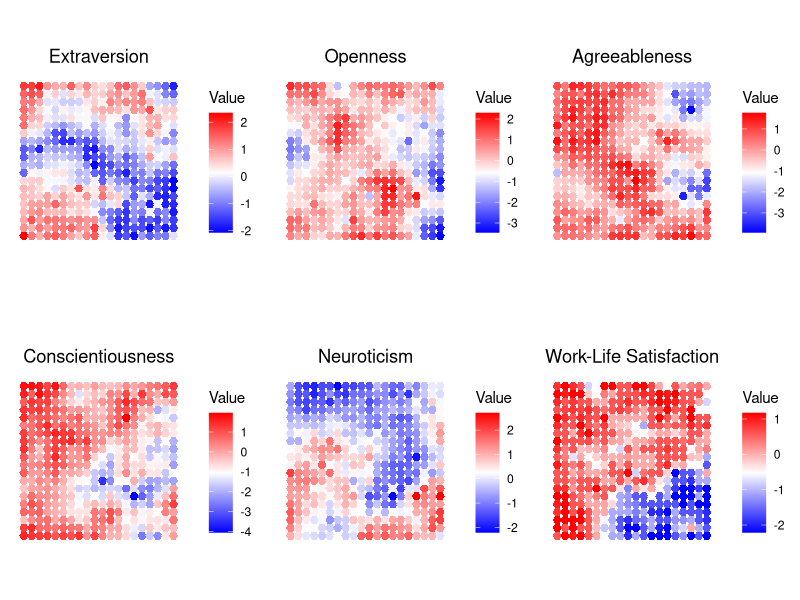
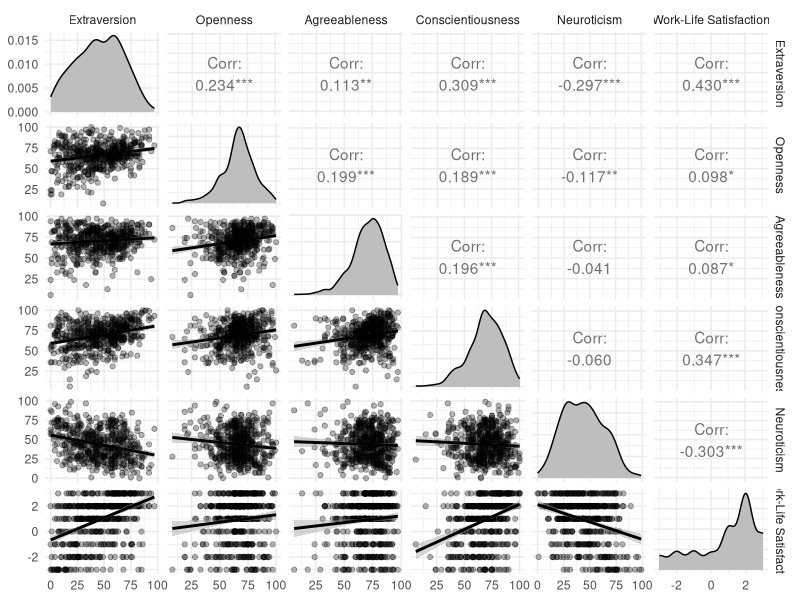

Write R code to recreate these figures, in order.
## ---- chunk 1

# loading necessary libraries
library(tidyverse)
library(kohonen)
library(gridExtra)

# uploading data
data <- readr::read_csv('big5_mbti-stlye_astrologicalSigns_enneagramTypes_outcome_variables.csv')

# data preparation
mydata <- data %>% 
  dplyr::select(contains("Big5"), outcome_SatisfiedWithWorkLife ) %>% 
  tidyr::drop_na() %>% 
  dplyr::rename(
    Extraversion = Big5_E,
    Openness = Big5_O,
    Agreeableness = Big5_A,
    Conscientiousness = Big5_C,
    Neuroticism = Big5_N,
    "Work-Life Satisfaction" = outcome_SatisfiedWithWorkLife
  )

# normalize the data
data_scaled <- mydata %>%
  dplyr::mutate(across(everything(), ~scale(.)))

# creating a matrix for SOM function
data_matrix <- as.matrix(data_scaled)
data_matrix <- apply(data_matrix, 2, as.numeric)

# keeping the original names of the vars
colnames(data_matrix) <- colnames(data_scaled)

# creating a SOM grid with hexagonal topology 20x20
som_grid <- kohonen::somgrid(xdim = 20, ydim = 20, topo = "hexagonal")

# training the SOM 
set.seed(2024)
som_model <- kohonen::som(
  data_matrix, 
  grid = som_grid, 
  rlen = 5000, 
  alpha = c(0.05, 0.01), 
  keep.data = TRUE
)

# plotting the SOM using ggplot
# SOM with hexagonal cells using ggplot

# function to create hexagonal coordinates
hex_coords <- function(x, y) {
  r <- 1 / sqrt(3)  # the radius of a hexagon
  angles <- seq(0, 2*pi, length.out = 7)  # angles for hexagon vertices
  data.frame(
    x = x + r * cos(angles),
    y = y + r * sin(angles)
  )
}

# defining a blue-to-red color palette
blue_to_red_palette <- colorRampPalette(c("blue", "white", "red"))

# creating a list to store ggplot objects
plots <- list()

# generating the component planes for each variable and store them as ggplot objects
for(i in 1:ncol(data_matrix)){
  # extracting the component plane data
  plane_data <- data.frame(
    x = rep(1:som_grid$xdim, each = som_grid$ydim),
    y = rep(1:som_grid$ydim, som_grid$xdim),
    z = getCodes(som_model)[,i]
  )
  
  # creating hexagon coordinates for each tile
  hex_list <- lapply(1:nrow(plane_data), function(j) {
    hex_coords(plane_data$x[j], plane_data$y[j])
  })
  
  # combining all hexagons into one data frame
  hex_data <- do.call(rbind, hex_list)
  hex_data$z <- rep(plane_data$z, each = 7)
  hex_data$group <- rep(1:nrow(plane_data), each = 7)
  
  # creating a ggplot object with hexagons
  p <- ggplot2::ggplot(hex_data, aes(x = x, y = y, group = group, fill = z)) +
    ggplot2::geom_polygon() +
    ggplot2::scale_fill_gradientn(colors = blue_to_red_palette(100)) +
    ggplot2::coord_fixed() +
    ggplot2::labs(
      title = colnames(data_matrix)[i], 
      fill = "Value"
    ) +
    ggplot2::theme_minimal() +
    ggplot2::theme(
      axis.text = element_blank(),
      axis.title = element_blank(), 
      panel.grid = element_blank(),
      plot.title = element_text(hjust = 0.5)
    )
  
  plots[[i]] <- p
}

# arranging the plots in a 2x3 grid
gridExtra::grid.arrange(grobs = plots, nrow = 2, ncol = 3)



# an alternative and easier SOM visualization
# par(mfrow = c(2, 3))
# par(cex.main = 1.5) 
# for(i in 1:ncol(data_matrix)){
#   plot(som_model, type = "property", property = getCodes(som_model)[,i],
#        main = colnames(data_matrix)[i], shape = "straight", palette.name = blue_to_red_palette)
# }
# dev.off()
# # resetting the layout to default
# par(mfrow = c(1, 1), cex.main = 1)


## ---- chunk 2

# exploring the data in the pairplot
library(GGally)

GGally::ggpairs(
  mydata,
  lower = list(continuous = GGally::wrap("smooth", alpha = 0.3)),
  diag = list(continuous = GGally::wrap("densityDiag", fill = "grey"))
) +
ggplot2::theme_minimal()
